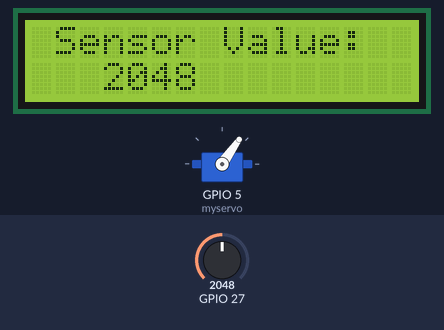
This sketch was run on a simulated ESP32. Parts: servo, 16×2 character LCD. The test bench sets the inputs (shaded band); at power-on: GPIO 27 = 2048.

Above: at 1.3 s.
1.4 s: GPIO 27 set to 1061
At 3.3 s:
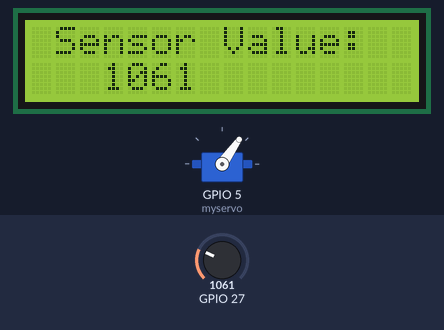
3.6 s: GPIO 27 set to 932
At 6.2 s:
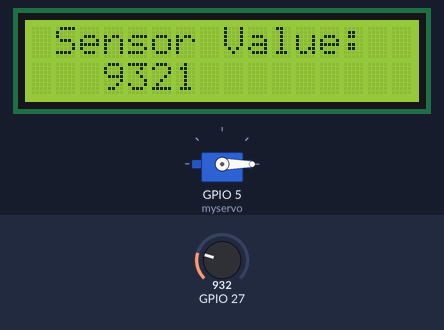
6.6 s: GPIO 27 set to 1040
At 9.5 s:
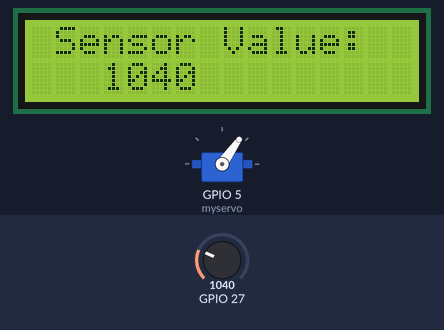
Timing chart, 0 to 11.0 s (numbered marks = the images above; inputs shaded):
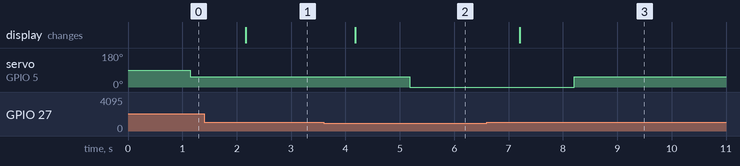

The sketch:

tank_rain.ino
```cpp
#include <Wire.h>
#include <LiquidCrystal_I2C.h>
LiquidCrystal_I2C lcd(0x27,16,2);


#include <Servo.h>

Servo myservo;  // create servo object to control a servo
// twelve servo objects can be created on most boards

int pos = 0;

void setup() {
  // put your setup code here, to run once:
   myservo.attach(5);

  lcd.init();
  lcd.init();

  lcd.backlight();
  lcd.setCursor(1,0);
  lcd.print("Sensor Value: ");

}

void loop() {
  // put your main code here, to run repeatedly:

  int sensorValue = analogRead(27);

  lcd.setCursor(3,1);
  lcd.print(sensorValue);
  delay(1000);
  if ( sensorValue > 1000){

    //for (pos = 0; pos <= 55; pos += 1) { // goes from 0 degrees to 180 degrees
    // in steps of 1 degree
    myservo.write(55);              // tell servo to go to position in variable 'pos'
    delay(5);                       // waits 15ms for the servo to reach the position
  //}

  }else{
     //for (pos = 55; pos >= 0; pos -= 1) { // goes from 180 degrees to 0 degrees
    myservo.write(0);              // tell servo to go to position in variable 'pos'
    delay(5);                       // waits 15ms for the servo to reach the position
  //}


  }
}
```

Measured:
- the behaviour switches between 1001 and 1000 on GPIO 27 (found by bisection; images 1 and 2)
- after the input at 1.4 s, the display: changes after 0.76 s (image 1)
- after the input at 3.6 s, servo on GPIO 5 (myservo): 55° → 0° after 1.6 s; the display: changes after 0.58 s (image 2)
- after the input at 6.6 s, servo on GPIO 5 (myservo): 0° → 55° after 1.6 s; the display: changes after 0.61 s (image 3)
